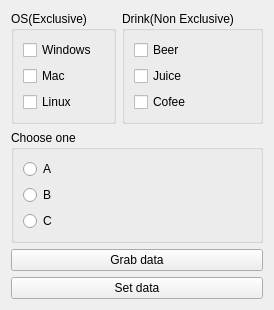
<?xml version="1.0" encoding="UTF-8"?>
<ui version="4.0">
 <class>Widget</class>
 <widget class="QWidget" name="Widget">
  <property name="geometry">
   <rect>
    <x>0</x>
    <y>0</y>
    <width>233</width>
    <height>270</height>
   </rect>
  </property>
  <property name="windowTitle">
   <string>Widget</string>
  </property>
  <layout class="QVBoxLayout" name="verticalLayout_4">
   <item>
    <layout class="QHBoxLayout" name="horizontalLayout">
     <item>
      <widget class="QGroupBox" name="groupBox">
       <property name="title">
        <string>OS(Exclusive)</string>
       </property>
       <layout class="QVBoxLayout" name="verticalLayout">
        <item>
         <widget class="QCheckBox" name="windowsCheckBox">
          <property name="text">
           <string>Windows</string>
          </property>
         </widget>
        </item>
        <item>
         <widget class="QCheckBox" name="macCheckBox">
          <property name="text">
           <string>Mac</string>
          </property>
         </widget>
        </item>
        <item>
         <widget class="QCheckBox" name="linuxCheckBox">
          <property name="text">
           <string>Linux</string>
          </property>
         </widget>
        </item>
       </layout>
      </widget>
     </item>
     <item>
      <widget class="QGroupBox" name="groupBox_2">
       <property name="title">
        <string>Drink(Non Exclusive)</string>
       </property>
       <layout class="QVBoxLayout" name="verticalLayout_2">
        <item>
         <widget class="QCheckBox" name="beerCheckBox">
          <property name="text">
           <string>Beer</string>
          </property>
         </widget>
        </item>
        <item>
         <widget class="QCheckBox" name="juiceCheckBox">
          <property name="text">
           <string>Juice</string>
          </property>
         </widget>
        </item>
        <item>
         <widget class="QCheckBox" name="cofeeCheckBox">
          <property name="text">
           <string>Cofee</string>
          </property>
         </widget>
        </item>
       </layout>
      </widget>
     </item>
    </layout>
   </item>
   <item>
    <widget class="QGroupBox" name="groupBox_3">
     <property name="title">
      <string>Choose one</string>
     </property>
     <layout class="QVBoxLayout" name="verticalLayout_3">
      <item>
       <widget class="QRadioButton" name="aRadioButton">
        <property name="text">
         <string>A</string>
        </property>
       </widget>
      </item>
      <item>
       <widget class="QRadioButton" name="bRadioButton">
        <property name="text">
         <string>B</string>
        </property>
       </widget>
      </item>
      <item>
       <widget class="QRadioButton" name="cRadioButton">
        <property name="text">
         <string>C</string>
        </property>
       </widget>
      </item>
     </layout>
    </widget>
   </item>
   <item>
    <widget class="QPushButton" name="grabDataButton">
     <property name="text">
      <string>Grab data</string>
     </property>
    </widget>
   </item>
   <item>
    <widget class="QPushButton" name="setDataButton">
     <property name="text">
      <string>Set data</string>
     </property>
    </widget>
   </item>
  </layout>
 </widget>
 <resources/>
 <connections/>
</ui>
